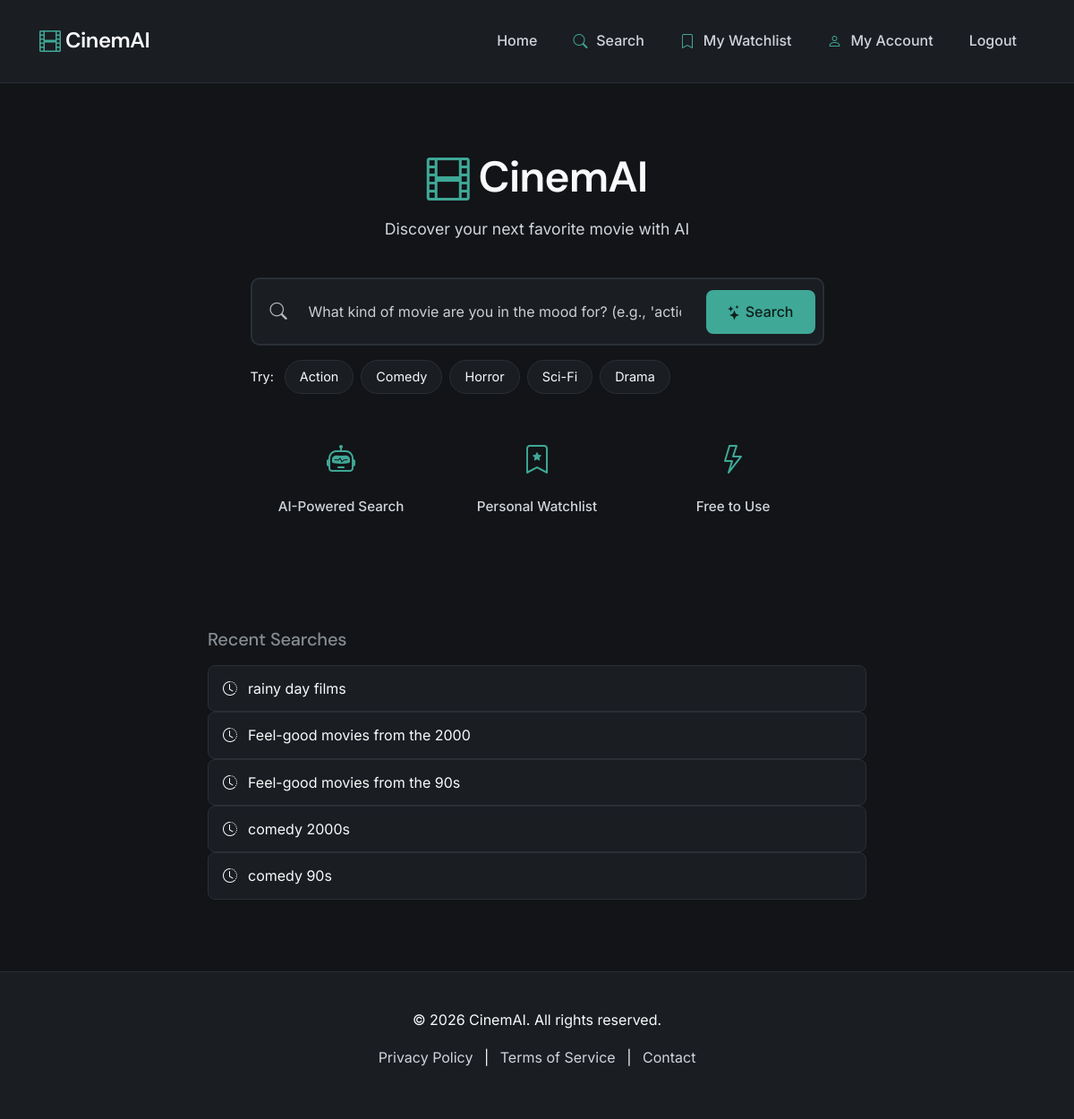
Screenshot of / (signed in) with the database file from the repository.
### cinemai/models.py (models this page shows, shortened)
class SearchHistory(models.Model):
    user = models.ForeignKey(User, on_delete=models.CASCADE, related_name='search_history')
    query = models.CharField(max_length=255)
    genre = models.CharField(max_length=100, blank=True)
    created_at = models.DateTimeField(auto_now_add=True)
    class Meta:
        ordering = ['-created_at']
        verbose_name_plural = 'Search histories'

### cinemai/views.py (the view)
# urls.py: path('', views.home, name='home'),
def home(request):
    context = {
        'user': request.user,
    }
    return render(request, 'cinemai/home.html', context)

### cinemai/templates/cinemai/home.html (shortened to what this page needs)
{% extends 'cinemai/base.html' %}
{% block content %}
<div class="hero-section-simple">
    <div class="container">
        <div class="row justify-content-center">
            <div class="col-lg-8 col-xl-7">
                <div class="text-center mb-4">
                    <h1 class="brand-title">
                        <i class="bi bi-film"></i> CinemAI
                    </h1>
                    <p class="brand-subtitle">Discover your next favorite movie with AI</p>
                </div>
                <div class="search-container">
                    <form method="post" action="{% url 'search' %}">
                        <div class="search-input-wrapper">
                            <i class="bi bi-search search-icon"></i>
                            <input
                                type="text"
                                class="form-control search-input"
                                name="search_query"
                                placeholder="What kind of movie are you in the mood for? (e.g., 'action movies with strong female leads')"
                                required
                                autofocus
                            >
                            <button type="submit" class="btn btn-primary search-btn">
                                <i class="bi bi-stars"></i> Search
                            </button>
                        </div>
                        <div class="genre-chips mt-3">
                            <span class="chip-label">Try:</span>
                            <button type="submit" name="search_query" value="action thriller movies" class="genre-chip">Action</button>
                            <button type="submit" name="search_query" value="romantic comedy movies" class="genre-chip">Comedy</button>
                            <button type="submit" name="search_query" value="horror movies" class="genre-chip">Horror</button>
                            <button type="submit" name="search_query" value="sci-fi movies" class="genre-chip">Sci-Fi</button>
                            <button type="submit" name="search_query" value="drama movies" class="genre-chip">Drama</button>
                        </div>
                    </form>
                </div>
                <div class="features-simple mt-5">
                    <div class="row g-3 text-center">
                        <div class="col-md-4">
                            <i class="bi bi-robot feature-icon"></i>
                            <p class="feature-text">AI-Powered Search</p>
                        </div>
                        <div class="col-md-4">
                            <i class="bi bi-bookmark-star feature-icon"></i>
                            <p class="feature-text">Personal Watchlist</p>
                        </div>
                        <div class="col-md-4">
                            <i class="bi bi-lightning feature-icon"></i>
                            <p class="feature-text">Free to Use</p>
                        </div>
                    </div>
                </div>
            </div>
        </div>
    </div>
</div>
{% if user.is_authenticated %}
<div class="container mt-5">
    <div class="row justify-content-center">
        <div class="col-lg-8">
            <h5 class="text-muted mb-3">Recent Searches</h5>
            <div class="recent-searches">
                {% if user.search_history.all|slice:":5" %}
                    {% for search in user.search_history.all|slice:":5" %}
                        <a href="{% url 'search' %}?q={{ search.query }}" class="recent-search-item">
                            <i class="bi bi-clock-history"></i> {{ search.query }}
                        </a>
                    {% endfor %}
                {% else %}
                    <p class="text-muted small">Your search history will appear here</p>
                {% endif %}
            </div>
        </div>
    </div>
</div>
{% endif %}
{% endblock %}

### cinemai/static/css/style.css (style rules this page uses)
:root { --bg-primary: #121417; --bg-surface: #1A1D22; --text-primary: #F9FAFB; --text-secondary: #D1D5DB; --text-muted: #D1D5DB; --accent: #3FA897; --accent-hover: #359680; --border-subtle: #2A2F36; --error: #EF4444; --success: #10B981; --warning: #F59E0B; }
* { box-sizing: border-box; }
body { margin: 0; background: var(--bg-primary); color: var(--text-primary); font-family: "Inter", system-ui, -apple-system, sans-serif; line-height: 1.65; min-height: 100vh; }
h1, h2, h3, h4, h5, h6 { font-family: "DM Sans", system-ui, sans-serif; font-weight: 500; letter-spacing: -0.01em; line-height: 1.3; }
.btn-primary { background: var(--accent); color: #0F1F1B !important; border: none; border-radius: 8px; padding: 0.75rem 1.5rem; font-weight: 500; font-family: "Inter", sans-serif; transition: all 0.2s ease; }
.form-control { background-color: var(--bg-surface); border: 1px solid var(--border-subtle); color: var(--text-primary); border-radius: 8px; padding: 0.75rem 1rem; font-family: "Inter", sans-serif; transition: all 0.2s ease; }
.form-control::placeholder { color: var(--text-primary); opacity: 0.6; }
.hero-section-simple { min-height: 70vh; display: flex; align-items: center; padding: 4rem 0; }
.brand-title { font-family: "DM Sans", sans-serif; font-size: 3rem; font-weight: 600; margin-bottom: 0.5rem; color: var(--text-primary); letter-spacing: -0.02em; }
.brand-title i { color: var(--accent); }
.brand-subtitle { font-size: 1.1rem; color: var(--text-secondary); margin-bottom: 2rem; }
.search-container { margin-top: 2.5rem; }
.search-input-wrapper { position: relative; display: flex; align-items: center; background: var(--bg-surface); border: 2px solid var(--border-subtle); border-radius: 10px; padding: 8px; transition: all 0.2s ease; }
.search-icon { position: absolute; left: 20px; color: var(--text-primary); font-size: 1.2rem; pointer-events: none; opacity: 0.7; }
.search-input { flex: 1; background: transparent; border: none; color: var(--text-primary); font-size: 1rem; padding: 16px 20px 16px 55px; outline: none; font-family: "Inter", sans-serif; }
.form-control.search-input { padding: 16px 20px 16px 55px !important; }
.search-input::placeholder { color: var(--text-primary) !important; opacity: 0.8 !important; }
.search-btn { border-radius: 8px; padding: 12px 24px; font-weight: 500; white-space: nowrap; margin-left: 8px; }
.genre-chips { display: flex; align-items: center; gap: 8px; flex-wrap: wrap; margin-top: 1rem; }
.chip-label { color: var(--text-primary) !important; font-size: 0.9rem; margin-right: 4px; }
.genre-chip { background: var(--bg-surface); border: 1px solid var(--border-subtle); color: var(--text-primary) !important; padding: 6px 16px; border-radius: 20px; font-size: 0.9rem; transition: all 0.2s ease; cursor: pointer; font-family: "Inter", sans-serif; }
.features-simple { margin-top: 3rem; }
.feature-icon { font-size: 2rem; color: var(--accent); margin-bottom: 0.75rem; display: block; }
.feature-text { color: var(--text-secondary); font-size: 0.95rem; margin: 0; font-weight: 500; }
.text-muted { color: var(--text-secondary); }
a { color: var(--accent); text-decoration: none; transition: color 0.2s ease; }
.bi { vertical-align: middle; }
.recent-search-item { background: var(--bg-surface); padding: 12px 16px; border-radius: 8px; color: var(--text-primary); text-decoration: none; transition: all 0.2s ease; display: flex; align-items: center; gap: 12px; border: 1px solid var(--border-subtle); }
body { animation: fadeIn 0.3s ease; }

### rows the page displays
SearchHistory: query "rainy day films"
SearchHistory: query "Feel-good movies from the 2000"
SearchHistory: query "Feel-good movies from the 90s"
SearchHistory: query "comedy 2000s"
SearchHistory: query "comedy 90s"
